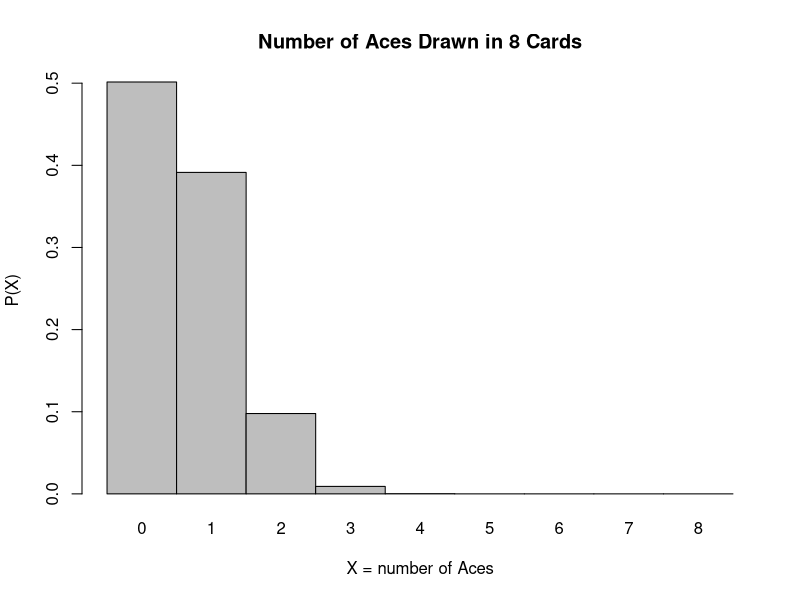
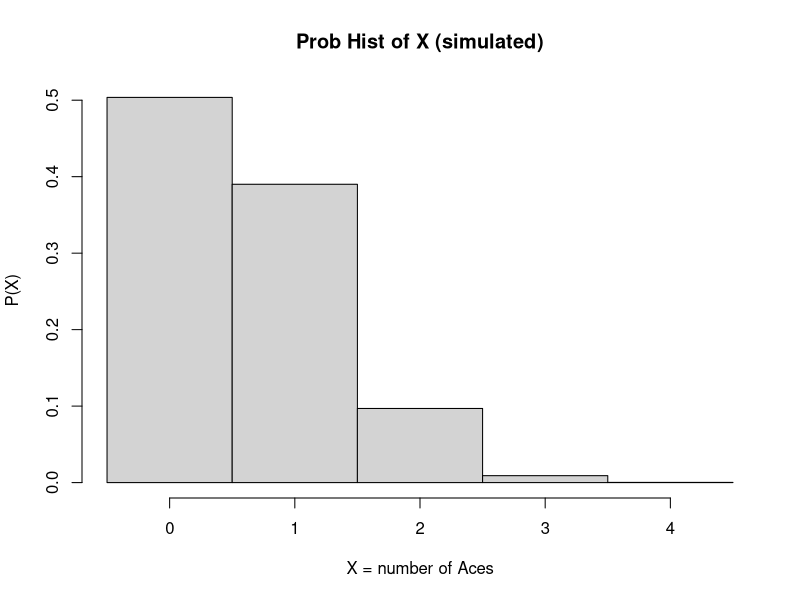
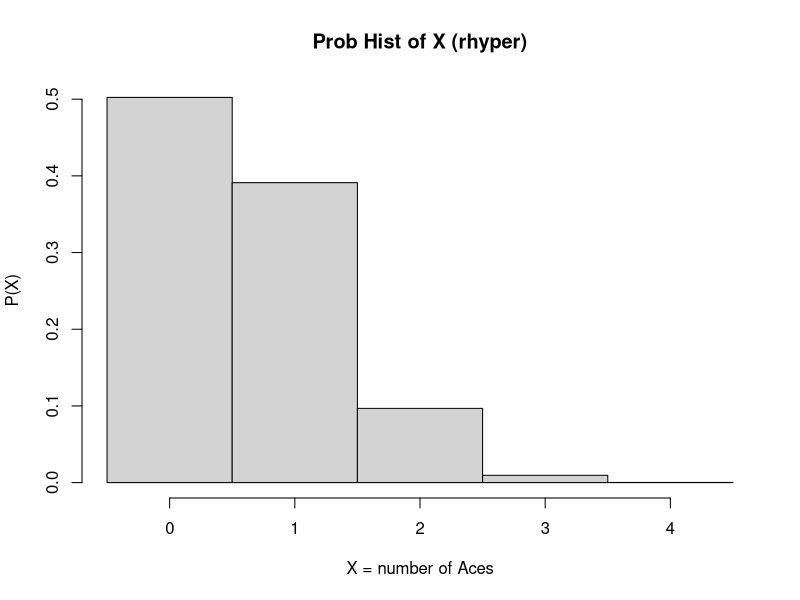
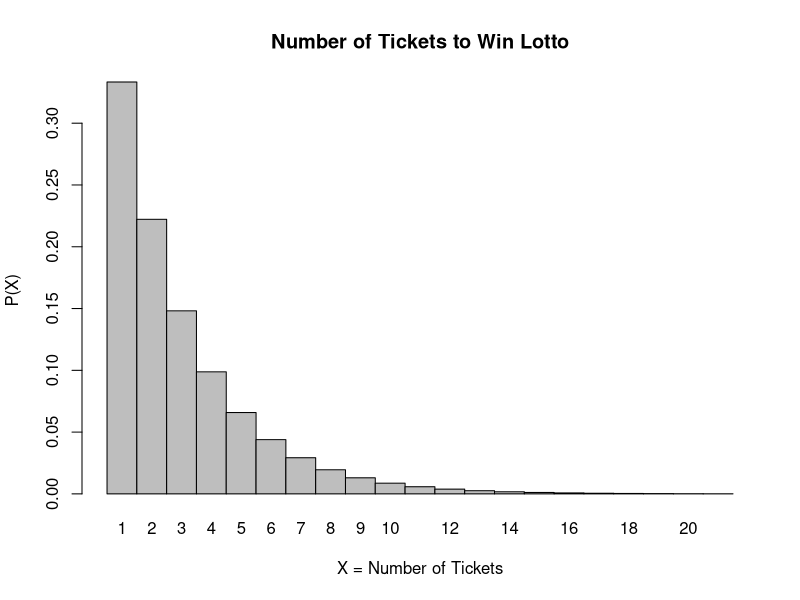
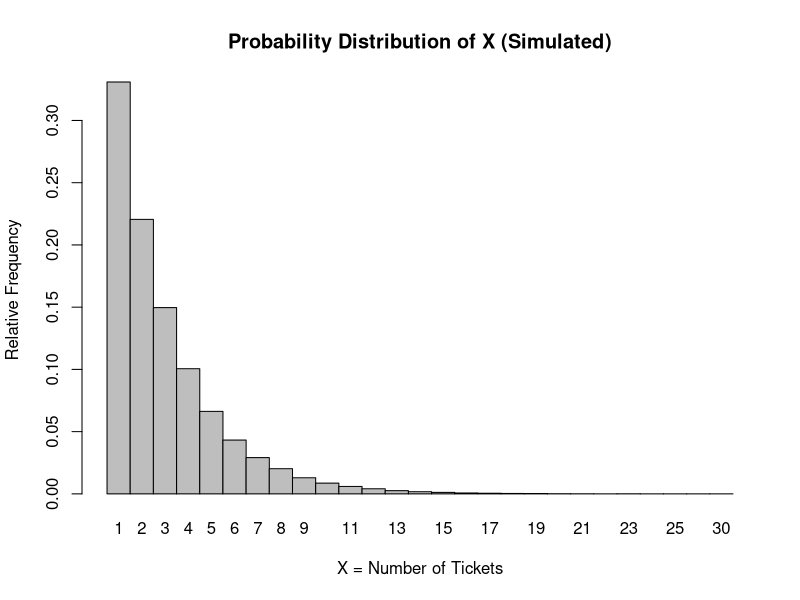
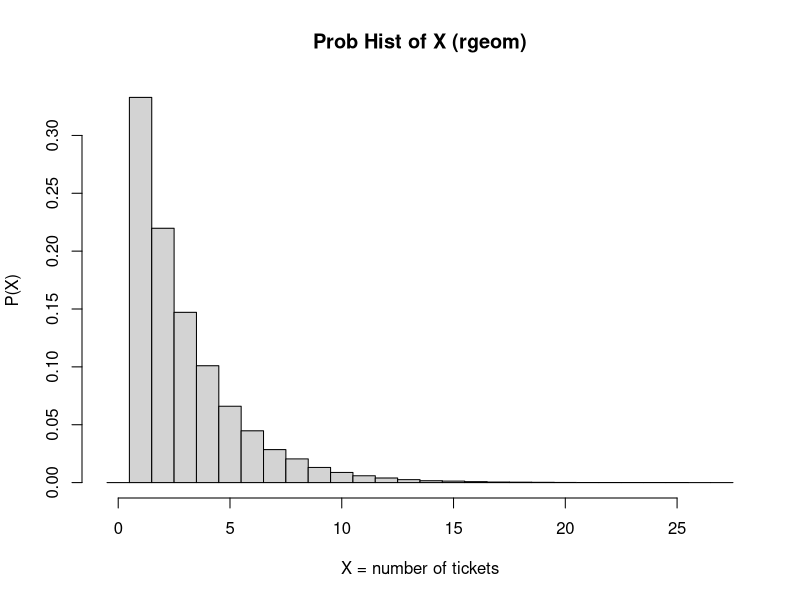
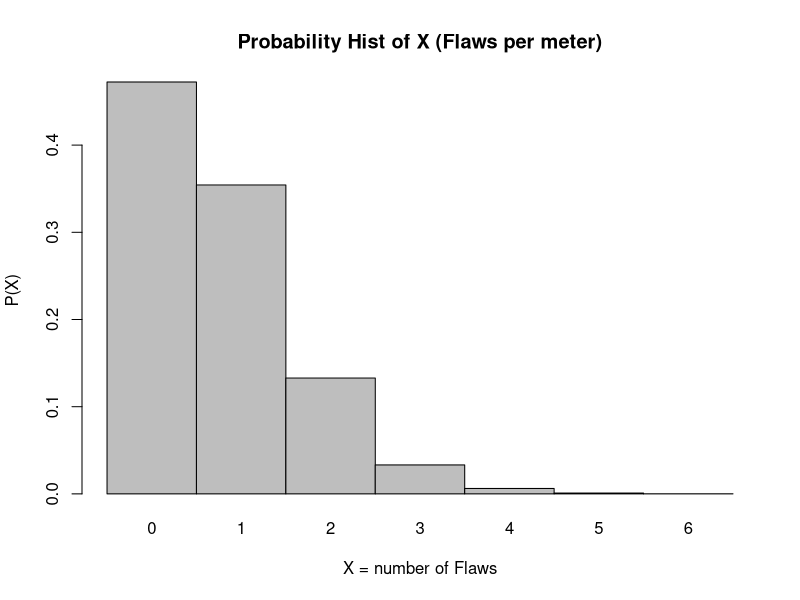
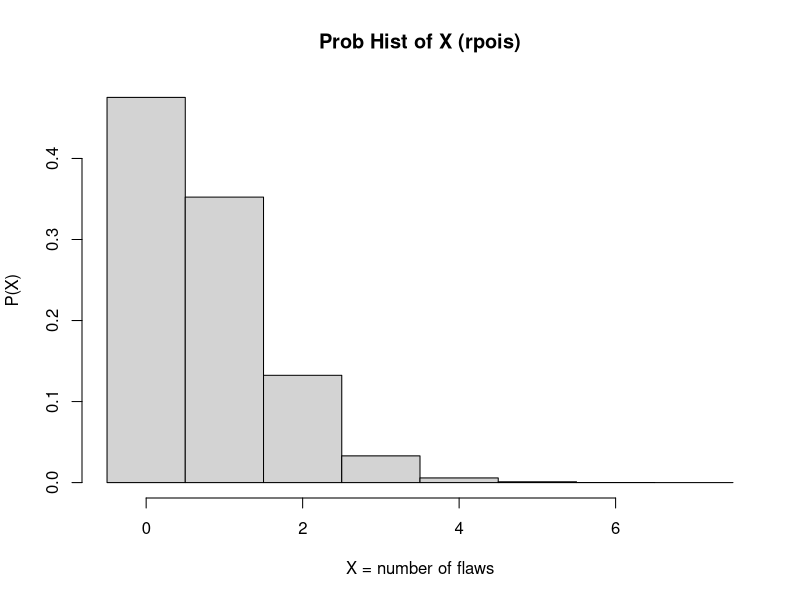

Generate these figures, in order, with R:
## Lab 7 Hypergeometric, geometric, poisson
## David Cho (A01351217)


# 1. Suppose we are drawing cards from a standard 52-card deck without replacement.
# Using dhyper, create a table and a barplot that gives that exact probability
# distribution for 𝑋 = the number of Aces obtained when drawing 8 cards without
# replacement. Give clear and descriptive labels for your barplot

# draw 8 cards from a 52 card deck (without replacement -> makes it hypergeometric)
# X = number of Aces you get

N <- 52
K <- 4 # aces
n <- 8 # sample size

# e.g. P(X=3)
dhyper(3, K, N-K, n) # success, failure, sample size


# make a table and barplot using dhyper
X.vals <- 0:8
pdf.vals <- dhyper(X.vals, K, N-K, n)

# table
names(pdf.vals) <- X.vals
cbind(pdf.vals)

# barplot
barplot(pdf.vals, names.arg = X.vals, space=0,
        xlab = "X = number of Aces", 
        ylab="P(X)",
        main="Number of Aces Drawn in 8 Cards")

# Here you will approximate the probability distribution for 𝑋 = the number of aces
# obtained when drawing 8 cards from a standard 52-card deck using relative
# frequencies obtained using simulation

#Q2.a Write a function that simulates drawing n.cards cards m.trials times, using
# the sample function and techniques from Lab 5. Your function should
# output a table giving the relative frequencies, as well as a bar plot. Run your
# function for n.dice=8, m.trials= 105 and record the table and bar plot.

AcesSimulated <- function(n.cards, m.trials){
  # create X values
  X.raw <- replicate(m.trials, 
                     sum(sample(c(rep("A", 4), 
                                  rep("D", 48)), 
                                8, 
                                replace=FALSE) == "A"))
  
  # make table with relative frequencies
  print(table(X.raw) / m.trials)
  
  # make barplot/histogram
  hist(X.raw, breaks=seq(-0.5, 4.5, by=1), 
       freq=FALSE,
       xlab="X = number of Aces",
       ylab="P(X)",
       main="Prob Hist of X (simulated)")
}

AcesSimulated(8, 10^5)


# Q2.b
# Write a function that simulates drawing n.cards cards m.trials times, using
# the rhyper function. As before, your function should output a table giving the
# relative frequencies, as well as a bar plot. Run your function for n.dice=8,
# m.trials =105 and provide a table and a bar plot.

AcesRhyper <- function(n.cards, m.trials){
  # create X values
  X.raw <- rhyper(m.trials, 4, 48, n.cards)
  
  # make table with relative frequencies
  print(table(X.raw) / m.trials)
  
  # make barplot/histogram
  hist(X.raw, breaks=seq(-0.5, 4.5, by=1), 
       freq=FALSE,
       xlab="X = number of Aces",
       ylab="P(X)",
       main="Prob Hist of X (rhyper)")
}

AcesRhyper(8, 10^5)


# Q.3 
# During one stage in the manufacture of integrated circuits, a coating must be
# applied. Suppose that in a batch of 999 chips, 333 did not receive a thick enough
# coating. Now 300 of the 999 chips are randomly selected for testing. Give the
# commands, along with your output, to compute the 
# following probabilities (answers are in brackets):

# Q3.a Exactly 100 do not receive a thick enough coating [0.05835]
dhyper(100, 333, 666, 300)

# Q3.b 100 or fewer do not receive a thick enough coating [0.5305]
phyper(100, 333, 666, 300)

# Q3.c Fewer than 100 do not receive a thick enough coating [0.4721]
phyper(99, 333, 666, 300)

# Q3.d At least 110 do not receive a thick enough coating [0.08254]
1 - phyper(109, 333, 666, 300)

# Q3.e Between 90 and 110 (inclusive) do not receive a thick enough coating [0.8759]
phyper(110, 333, 666, 300) - phyper(89, 333, 666, 300)


## Q.4 A student decides to purchase lottery tickets until she wins a prize. Suppose the
# probability of winning a prize is 1/3. Use dgeom to find the exact probability
# distribution for the number of tickets the student will buy before getting a winner.
# Exclude all probabilities less than 0.00005. (i.e., Stop calculating 𝑃(𝑥) once it
# becomes small enough that it gets rounded to 0.0000.) Record the probability
# distribution as both a table and a bar plot.
LottoProb <- function(p){
  x <- 0:20
  p.x <- dgeom(x, p)
  indices <- which(p.x > 0.00005)
  x_filtered <- x[indices]
  p.x_filtered <- p.x[indices]
  tickets <- x_filtered + 1 
  prob_table <- data.frame(tickets = tickets, probability = p.x_filtered)
  print(prob_table)
  barplot(p.x_filtered, names.arg = tickets, space=0,
          xlab = "X = Number of Tickets",
          ylab = "P(X)",
          main = "Number of Tickets to Win Lotto")
}

LottoProb(1/3)

## Q.5 Approximate the probability distribution for the number of lottery tickets 
# the student must buy before obtaining a winner in two ways:
# Q.5 a 
# By writing a function that uses the function sample to simulate r.reps
# repetitions of the experiment in which a student buys a lottery ticket every
# day until she wins. For each repetition, record the value 𝑋 = the number of
# tickets (including the final winning ticket) until the first win. Record a table
# showing the relative frequencies of 𝑋 and a bar plot showing the distribution
# of 𝑋. Run your function for r.reps = 105 and record the table and bar plot
# (with appropriate axis labels and title).

LottoSimulation <- function(p, r.reps){
  X.raw <- replicate(r.reps, {
    x <- 0
    win <- FALSE
    while (!win) {
      x <- x + 1
      win <- sample(c(TRUE, FALSE), 1, prob = c(p, 1 - p))
    }
    x
  })
  
  # table with relative frequencies
  freq_table <- table(X.raw) / r.reps
  print(freq_table)
  # barplot
  barplot(freq_table, xlab = "X = Number of Tickets",
          space=0,
          ylab = "Relative Frequency",
          main = "Probability Distribution of X (Simulated)")
}

LottoSimulation(1/3, 10^5)



# Q5.b
# By writing a function that simulates r.reps repetitions of the same
# experiment, but use rgeom to generate the simulated values of 𝑋. As before,
# your function should output a table giving the relative frequencies, as well as
# a bar plot. Run your function for r.reps = 105 and provide a table and a bar
# plot. NOTE: Ensure the first value of X is 1.
# The results of both of your simulations should be very similar to the results
# obtained with the dgeom function.

LottoRgeom <- function(p, r.reps){
  X.raw <- rgeom(r.reps, p) + 1
  
  # make table with relative frequencies
  print(table(X.raw) / r.reps)
  
  # make barplot/histogram
  hist(X.raw, breaks=seq(-0.5, max(X.raw) + 0.5, by=1), 
       freq=FALSE,
       xlab="X = number of tickets",
       ylab="P(X)",
       main="Prob Hist of X (rgeom)")
}
LottoRgeom(1/3, 10^5)

# The function pgeom computes cumulative probabilities. For example, we can compute the
# probability of having to purchase 7 or fewer tickets in order to get a winner:
#  > pgeom(7-1, 1/3)
# [1] 0.9414723

## Q6
# In an industrial “torture test”, a light switch is turned on then off 
# repeatedly until it fails. Each on-off attempt has a probability 0.001 of failure. 
# Record the R command used to calculate each of the probabilities:
# Q6a. That the switch will fail before it has been turned on and off 500 times [0.3936]
pgeom(499, prob = 0.001)
# Q6b. That the switch will not fail until it has been turned on and off at least 1200 times [0.3013]
1 - pgeom(1198, prob = 0.001)

# Q6c. That the switch will fail when it has been turned on and off between 1000 and 2000 times [0.2329]
pgeom(2000, prob = 0.001) - pgeom(998, prob = 0.001)

## Q7 A factory produces fibre optic cables that have an average of 0.75 flaws per meter.
# Use dpois to give an exact probability distribution for the number of flaws in one
# metre of cable as both a table and a bar plot.

# X = number of flaws in 1 meter
# lambda
lambda <- 0.75

# range of values
x_values <- 0:6

# dpois probability
probabilities <- dpois(x_values, lambda)

# table
probability_table <- data.frame(
  flaws = x_values,
  probability = probabilities
)

print(probability_table)

# barplot
barplot(probabilities,
        names.arg = x_values,
        space=0,
        xlab = "X = number of Flaws",
        ylab = "P(X)",
        main = "Probability Hist of X (Flaws per meter)")



## Q8 Use rpois to write a function that simulates selecting r.reps meter-long fibre optic
# cables and counting the number of flaws on each. For each cable, 𝑋 = the number
# of flaws. As before, your function should output a table giving the relative
# frequencies of 𝑋, as well as a bar plot. Run your function for r.reps = 105 and
# provide a table and a bar plot. Your results should be very similar to the ones you
# got in Question 7.

FlawsSimulation <- function(lambda, r.reps){
  X.raw <- rpois(r.reps, lambda)
  
  # table
  probability_table <- data.frame(
    probability = table(X.raw) / r.reps
  )
  print(probability_table) 

  # barplot
  hist(X.raw, breaks=seq(-0.5, max(X.raw) + 0.5, by=1), 
       freq=FALSE,
       xlab="X = number of flaws",
       ylab="P(X)",
       main="Prob Hist of X (rpois)")
}

FlawsSimulation(0.75, 10^5)

## Q9 
# A city records an average of 34 transformer failures per year. Give the commands,
# along with your output, to compute the following probabilities (answers are in brackets):

# a. Exactly 34 transformers fail in a year [0.06825]
dpois(34, 34)
# b. 30 or fewer transformers fail in a year [0.2804]
ppois(30, 34)
# c. Fewer than 30 transformers fail in a year [0.2235]
ppois(29, 34)
# d. More than 38 transformers fail in a year [0.2166]
1 - ppois(38, 34)
# e. At least 38 transformers fail in a year [ 0.2681]
1 - ppois(37, 34)
# f. Between 30 and 40 transformers (inclusive) fail in a year [0.6429]
ppois(40, 34) - ppois(29, 34)
# g. 34 or fewer transformers fail in each of two consecutive years [0.2975]
ppois(34, 34)^2
# h. 68 or fewer transformers fail over a two-year period [0.5322]
ppois(68, 34*2)






